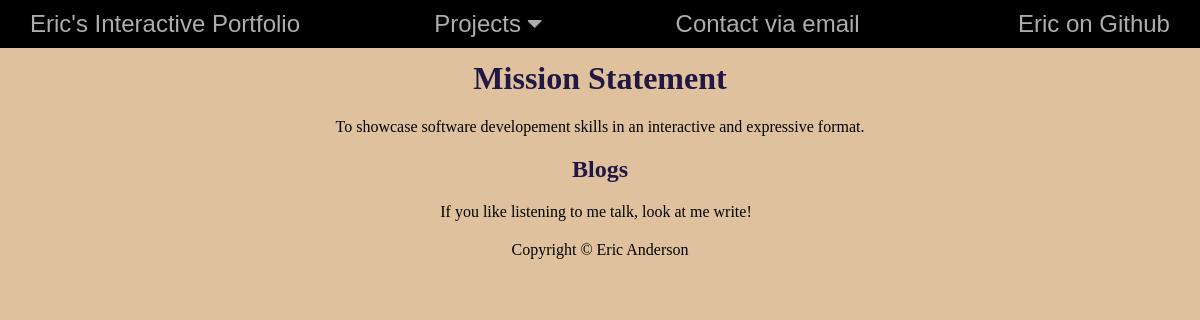
The page /blogs/ on the database as committed earlier.
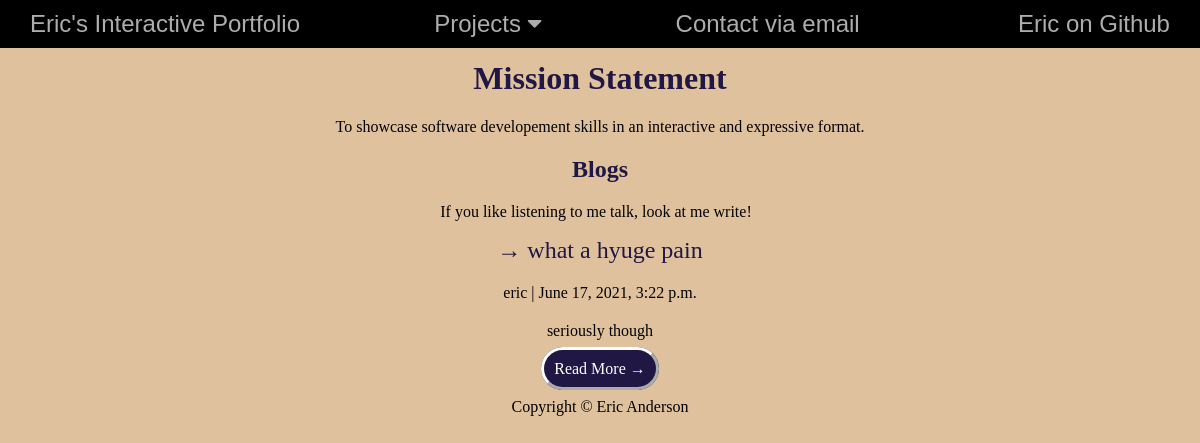
The same page on the database as committed later.
### blog/models.py (models this page shows, shortened)
class Post(models.Model):
    title = models.CharField(max_length=200, unique=True)
    slug = models.SlugField(max_length=200, unique=True)
    author = models.ForeignKey(User, on_delete=models.CASCADE, related_name='blog_posts')
    updated_on = models.DateTimeField(auto_now=True)
    content = models.TextField()
    created_on = models.DateTimeField(auto_now_add=True)
    status = models.IntegerField(choices=STATUS, default=0)
    class Meta:
        ordering = ['-created_on']

### blog/views.py (the view)
# urls.py: path('', views.PostList.as_view(), name='base'),
class PostList(generic.ListView):
    queryset = Post.objects.filter(status=1).order_by('-created_on')
    template_name = 'base.html'

### templates/base.html
{% extends 'home.html' %}
    {% block content %}
    <header class="masthead">
        <h2>Blogs</h2>
        <p >If you like listening to me talk, look at me write! &nbsp</p>
      </header>
      <div class="blog_entries">
          {% for post in post_list %}
            <div class="card-body">
              <div class='card-title-line'>
                <span id='card-title'>&#8594 {{ post.title }}</span>
              </div>
              <p>{{ post.author }} | {{ post.created_on}}  </p>
              <p>{{post.content|safe|slice:":200" }}</p>
              <a href="{% url 'blog_post_detail' post.slug  %}" class="site-button" >Read More &rarr;</a>
            </div>
          {% endfor %}
    {% endblock content %}

Rows that differ between the two databases and show on the page:
added Post: title "what a hyuge pain", author "eric", created_on "June 17, 2021, 3:22 p.m.", content "seriously though"
